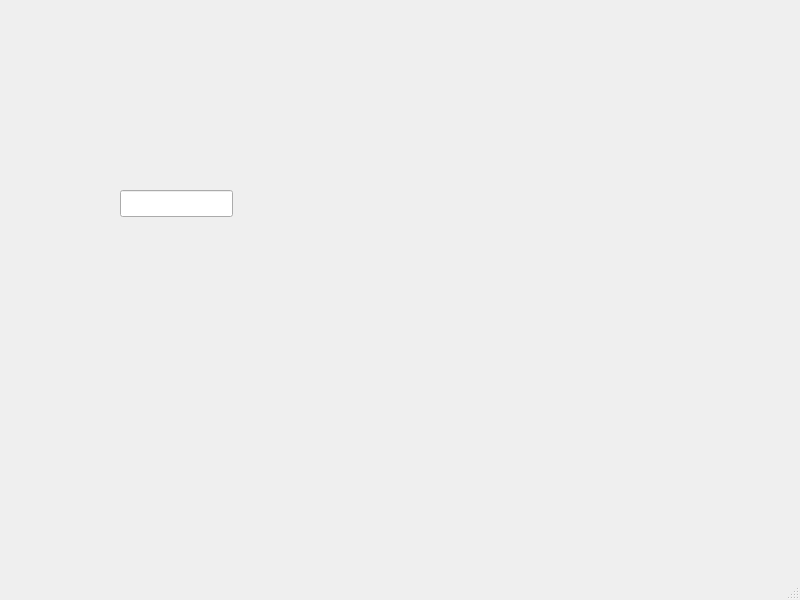
<?xml version="1.0" encoding="UTF-8"?>
<ui version="4.0">
 <class>MainWindow</class>
 <widget class="QMainWindow" name="MainWindow">
  <property name="geometry">
   <rect>
    <x>0</x>
    <y>0</y>
    <width>800</width>
    <height>600</height>
   </rect>
  </property>
  <property name="windowTitle">
   <string>MainWindow</string>
  </property>
  <widget class="QWidget" name="centralwidget">
   <widget class="QLineEdit" name="lineEdit">
    <property name="geometry">
     <rect>
      <x>120</x>
      <y>190</y>
      <width>113</width>
      <height>27</height>
     </rect>
    </property>
   </widget>
  </widget>
  <widget class="QMenuBar" name="menubar">
   <property name="geometry">
    <rect>
     <x>0</x>
     <y>0</y>
     <width>800</width>
     <height>23</height>
    </rect>
   </property>
  </widget>
  <widget class="QStatusBar" name="statusbar"/>
 </widget>
 <resources/>
 <connections/>
</ui>
